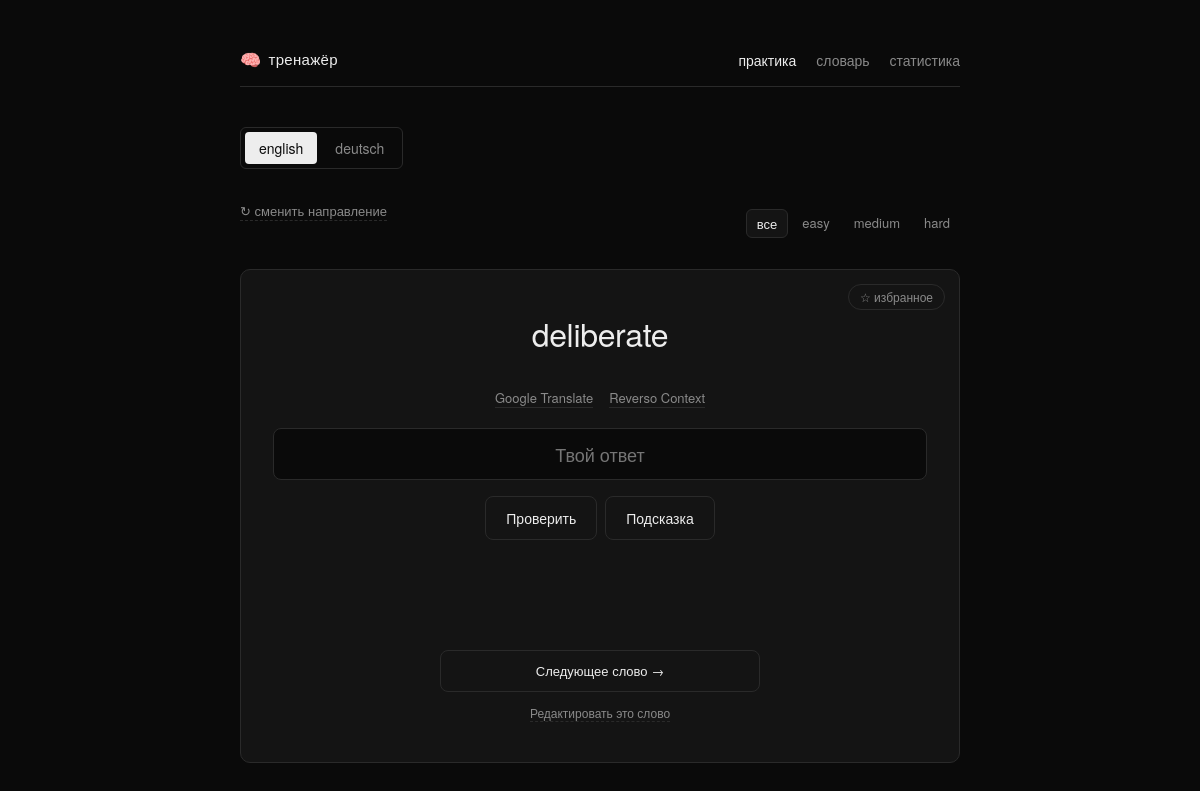
Screenshot of /practice with the database file from the repository.
### tables this page shows
CREATE TABLE categories (
            id INTEGER PRIMARY KEY AUTOINCREMENT,
            name TEXT NOT NULL UNIQUE
        );

CREATE TABLE words (
            id INTEGER PRIMARY KEY AUTOINCREMENT,
            category TEXT NOT NULL,
            question TEXT NOT NULL,
            answer TEXT NOT NULL,
            extra TEXT, difficulty TEXT NOT NULL DEFAULT 'medium', favorite INTEGER NOT NULL DEFAULT 0,
            UNIQUE(category, question)
        );

### main.py (the view)
@app.get("/practice")
def practice(
    request: Request,
    category: str = "english",
    reverse: int = 0,
    difficulty: str = "",
    check_id: int | None = None,
    check_answer: str = "",
    just_answered: int = 0,
    shown: str = "",
    shown_q: str = "",
):
    category = clean_category(category)
    reverse = 1 if reverse else 0
    levels = parse_levels(difficulty)
    difficulty = ",".join(levels)
    words = models.get_words_for_practice(category, levels or None)
    result = None  # None = ещё не проверяли; True/False = результат проверки
    base_context = {
        "categories": models.get_categories(),
        "current_category": category,
        "difficulties": DIFFICULTIES,
        "difficulty_links": difficulty_filter_links(levels),
        "current_difficulty": difficulty,
        "levels_label": ", ".join(levels),
        "reverse": reverse,
        "checked_answer": check_answer,
    }
    if not words:
        return templates.TemplateResponse(
            request,
            "practice.html",
            {
                **base_context,
                "word": None,
                "word_answer_primary": None,
                "word_question_primary": None,
                "shown_variant": None,
                "shown_question": None,
                "all_answers": [],
                "all_questions": [],
                "hint": None,
                "result": None,
                "translate_url": None,
                "reverso_url": None,
                "just_answered": False,
                "is_favorite": False,
            },
        )
    word = None
    if check_id is not None:
        word = next((w for w in words if w["id"] == check_id), None)
        if word is not None:
            correct_value = word["question"] if reverse else word["answer"]
            result = models.is_correct_answer(check_answer, correct_value)
            status = "correct" if result else "incorrect"
            shown_text = shown if reverse else shown_q
            models.record_attempt(word["id"], status, bool(reverse), shown_text=shown_text, typed_answer=check_answer)
            log_event(
                "practice_check",
                **request_meta(request),
                category=category,
                difficulty=difficulty or "all",
                reverse=bool(reverse),
                word_id=word["id"],
                shown=shown_text,
                typed=check_answer,
                result=status,
            )
    if word is None:
        word = pick_random_word(words)
    all_answers = models.split_answers(word["answer"])
    word_answer_primary = models.primary_answer(word["answer"])
    all_questions = models.split_answers(word["question"])
    word_question_primary = models.primary_answer(word["question"])
    if reverse and all_answers:
        if check_id is not None and shown in all_answers:
            shown_variant = shown
        else:
            shown_variant = random.choice(all_answers)
    else:
        shown_variant = word_answer_primary
    if not reverse and all_questions:
        if check_id is not None and shown_q in all_questions:
            shown_question = shown_q
        else:
            shown_question = random.choice(all_questions)
    else:
        shown_question = word_question_primary
    hint_source = word_question_primary if reverse else word_answer_primary
    hint = models.hint_for(hint_source)
    translate_url = reverso_url = None
    if category == "english":
        translate_url = google_translate_url(word_question_primary)
        reverso_url = reverso_context_url(word_question_primary)
    return templates.TemplateResponse(
        request,
        "practice.html",
        {
            **base_context,
            "word": word,
            "word_answer_primary": word_answer_primary,
            "word_question_primary": word_question_primary,
            "shown_variant": shown_variant,
            "shown_question": shown_question,
            "all_answers": all_answers,
            "all_questions": all_questions,
            "hint": hint,
            "result": result,
            "translate_url": translate_url,
            "reverso_url": reverso_url,
            "just_answered": bool(just_answered) and result is True,
            "is_favorite": bool(word["favorite"]),
        },
    )

### templates/practice.html (shortened to what this page needs)
<!DOCTYPE html>
<html lang="ru">
<head>
    <link rel="stylesheet" href="/static/style.css?v={{ css_version }}">
</head>
<body>
    <div class="wrap">
        <div class="nav">
            <a href="/" class="brand"><span class="brand-icon">🧠</span> тренажёр</a>
            <div class="nav-links">
                <a href="/practice" class="active">практика</a>
                <a href="/admin">словарь</a>
                <a href="/stats">статистика</a>
            </div>
        </div>
        <div class="tabs">
            {% for cat in categories %}
                {% if cat == current_category %}
                    <a href="/practice?category={{ cat }}" class="active">{{ cat }}</a>
                {% else %}
                    <a href="/practice?category={{ cat }}">{{ cat }}</a>
                {% endif %}
            {% endfor %}
        </div>
        <div class="practice-controls">
            <div class="reverse-toggle">
                {% if reverse %}
                    <a href="/practice?category={{ current_category }}&reverse=0&difficulty={{ current_difficulty }}">↺ обратное направление</a>
                {% else %}
                    <a href="/practice?category={{ current_category }}&reverse=1&difficulty={{ current_difficulty }}">↻ сменить направление</a>
                {% endif %}
            </div>
            <div class="difficulty-filter">
                <a href="/practice?category={{ current_category }}&reverse={{ reverse }}&difficulty="
                   class="{% if not current_difficulty %}active{% endif %}">все</a>
                {% for l in difficulty_links %}
                    <a href="/practice?category={{ current_category }}&reverse={{ reverse }}&difficulty={{ l.value }}"
                       class="{% if l.active %}active{% endif %}">{{ l.name }}</a>
                {% endfor %}
            </div>
        </div>
        {% if not word %}
            <div class="card">
                <p class="empty-state">
                    {% if current_difficulty %}
                        В словаре «{{ current_category }}» нет слов уровня «{{ levels_label }}».<br>
                        <a href="/practice?category={{ current_category }}&reverse={{ reverse }}&difficulty=">Показать все уровни</a>
                    {% else %}
                        В словаре «{{ current_category }}» пока нет слов.<br>
                        <a href="/admin/{{ current_category }}">Добавь их в редакторе</a>.
                    {% endif %}
                </p>
            </div>
        {% else %}
            <div class="card" id="practice-card">
                <button type="button" class="fav-btn {% if is_favorite %}fav-on{% endif %}" id="fav-btn"
                        data-word-id="{{ word.id }}" aria-pressed="{{ 'true' if is_favorite else 'false' }}"
                        title="Избранные слова выпадают чаще">
                    <span class="fav-star" id="fav-star">{{ '★' if is_favorite else '☆' }}</span> избранное
                </button>
                <div class="question">
                    {% if reverse %}{{ shown_variant }}{% else %}{{ shown_question }}{% endif %}
                </div>
                {% if translate_url %}
                    <div class="external-links">
                        <a href="{{ translate_url }}" target="_blank" rel="noopener">Google Translate</a>
                        <a href="{{ reverso_url }}" target="_blank" rel="noopener">Reverso Context</a>
                    </div>
                {% endif %}
                <form class="answer-form" method="get" action="/practice">
                    <input type="text" name="check_answer" placeholder="Твой ответ"
                           value="{{ checked_answer }}" autocomplete="off" autofocus>
                    <div class="answer-form-actions">
                        <button type="submit" class="btn-secondary btn-compact">Проверить</button>
                        {% if hint and result is none %}
                            <button type="button" class="btn-secondary btn-compact" id="hint-button"
                                    data-hint="{{ hint }}">Подсказка</button>
                        {% endif %}
                    </div>
                </form>
                <div class="feedback-zone" id="feedback-zone">
                    {% if result is none %}
                        {% if hint %}
                            <div class="hint-text" id="hint-text"></div>
                        {% endif %}
                    {% endif %}
                </div>
                <div class="practice-footer">
                    <form method="post" action="/practice/skip" class="skip-form" id="skip-form">
                        {% if just_answered %}
                            <button type="submit" class="next-btn next-btn-auto" id="next-btn">
                                <span class="next-btn-fill" id="next-btn-fill"></span>
                                <span class="next-btn-label" id="next-btn-label">Далее через 3с · нажми, чтобы остаться</span>
                            </button>
                        {% else %}
                            <button type="submit" class="next-btn" id="next-btn">
                                <span class="next-btn-label">Следующее слово →</span>
                            </button>
                        {% endif %}
                    </form>
                    <a href="/admin/{{ current_category }}?highlight={{ word.id }}" class="edit-link">Редактировать это слово</a>
                </div>
            </div>
        {% endif %}
    </div>
</body>
</html>

### rows the page displays
categories: name "english"
categories: name "deutsch"
words: question "deliberate"

### other values shown
{{ l.name }} "easy" "medium" "hard"
{{ '★' if is_favorite else '☆' }} "☆"
